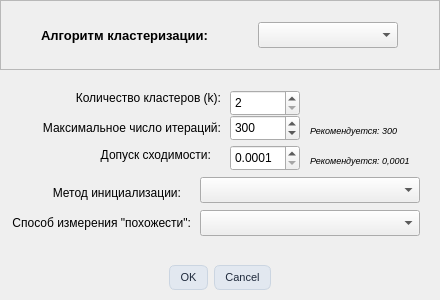
<?xml version="1.0" encoding="UTF-8"?>
<ui version="4.0">
 <class>clusterization_params_dialog</class>
 <widget class="QDialog" name="clusterization_params_dialog">
  <property name="geometry">
   <rect>
    <x>0</x>
    <y>0</y>
    <width>440</width>
    <height>300</height>
   </rect>
  </property>
  <property name="minimumSize">
   <size>
    <width>440</width>
    <height>300</height>
   </size>
  </property>
  <property name="maximumSize">
   <size>
    <width>500</width>
    <height>400</height>
   </size>
  </property>
  <property name="windowTitle">
   <string>Выбор параметров кластеризации</string>
  </property>
  <property name="styleSheet">
   <string notr="true">
    QPushButton {
        background-color: #e2e8f0;
        border: 1px solid #cbd5e1;
        border-radius: 6px;
        padding: 5px 10px;
        font-size: 11px;
        font-weight: normal;
        color: #1e293b;
    }
    QPushButton:hover {
        background-color: #cbd5e1;
    }
    QPushButton:pressed {
        background-color: #94a3b8;
    }
    QPushButton#find_optimalK_pushButton, QPushButton#get_optimal_params_pushButton {
        font-size: 10px;
        padding: 4px 8px;
    }
   </string>
  </property>
  <layout class="QVBoxLayout" name="verticalLayout">
   <property name="spacing">
    <number>0</number>
   </property>
   <property name="leftMargin">
    <number>0</number>
   </property>
   <property name="topMargin">
    <number>0</number>
   </property>
   <property name="rightMargin">
    <number>0</number>
   </property>
   <property name="bottomMargin">
    <number>0</number>
   </property>
   <item>
    <widget class="QFrame" name="frame">
     <property name="minimumSize">
      <size>
       <width>440</width>
       <height>70</height>
      </size>
     </property>
     <property name="maximumSize">
      <size>
       <width>440</width>
       <height>70</height>
      </size>
     </property>
     <property name="frameShape">
      <enum>QFrame::StyledPanel</enum>
     </property>
     <property name="frameShadow">
      <enum>QFrame::Raised</enum>
     </property>
     <layout class="QHBoxLayout" name="horizontalLayout">
      <item>
       <widget class="QLabel" name="label">
        <property name="minimumSize">
         <size>
          <width>180</width>
          <height>20</height>
         </size>
        </property>
        <property name="maximumSize">
         <size>
          <width>180</width>
          <height>20</height>
         </size>
        </property>
        <property name="font">
         <font>
          <pointsize>10</pointsize>
          <bold>true</bold>
         </font>
        </property>
        <property name="text">
         <string>Алгоритм кластеризации:</string>
        </property>
       </widget>
      </item>
      <item>
       <widget class="QComboBox" name="algorythm_comboBox">
        <property name="minimumSize">
         <size>
          <width>140</width>
          <height>26</height>
         </size>
        </property>
        <property name="maximumSize">
         <size>
          <width>140</width>
          <height>26</height>
         </size>
        </property>
        <property name="currentText">
         <string/>
        </property>
       </widget>
      </item>
     </layout>
    </widget>
   </item>
   <item>
    <widget class="QStackedWidget" name="stackedWidget">
     <property name="minimumSize">
      <size>
       <width>440</width>
       <height>185</height>
      </size>
     </property>
     <property name="maximumSize">
      <size>
       <width>440</width>
       <height>185</height>
      </size>
     </property>
     <property name="currentIndex">
      <number>0</number>
     </property>
     <widget class="QWidget" name="page">
      <widget class="QLabel" name="label_2">
       <property name="geometry">
        <rect>
         <x>70</x>
         <y>20</y>
         <width>151</width>
         <height>16</height>
        </rect>
       </property>
       <property name="text">
        <string>Количество кластеров (k):</string>
       </property>
       <property name="alignment">
        <set>Qt::AlignRight|Qt::AlignTrailing|Qt::AlignVCenter</set>
       </property>
      </widget>
      <widget class="QLabel" name="label_3">
       <property name="geometry">
        <rect>
         <x>40</x>
         <y>50</y>
         <width>181</width>
         <height>16</height>
        </rect>
       </property>
       <property name="text">
        <string>Максимальное число итераций:</string>
       </property>
       <property name="alignment">
        <set>Qt::AlignRight|Qt::AlignTrailing|Qt::AlignVCenter</set>
       </property>
      </widget>
      <widget class="QLabel" name="label_4">
       <property name="geometry">
        <rect>
         <x>30</x>
         <y>75</y>
         <width>181</width>
         <height>20</height>
        </rect>
       </property>
       <property name="layoutDirection">
        <enum>Qt::LeftToRight</enum>
       </property>
       <property name="text">
        <string>Допуск сходимости:</string>
       </property>
       <property name="alignment">
        <set>Qt::AlignRight|Qt::AlignTrailing|Qt::AlignVCenter</set>
       </property>
      </widget>
      <widget class="QDoubleSpinBox" name="tol_doubleSpinBox">
       <property name="geometry">
        <rect>
         <x>230</x>
         <y>75</y>
         <width>70</width>
         <height>26</height>
        </rect>
       </property>
       <property name="decimals">
        <number>4</number>
       </property>
       <property name="minimum">
        <double>0.000100000000000</double>
       </property>
       <property name="maximum">
        <double>0.010000000000000</double>
       </property>
       <property name="singleStep">
        <double>0.000100000000000</double>
       </property>
       <property name="value">
        <double>0.000100000000000</double>
       </property>
      </widget>
      <widget class="QSpinBox" name="maxIteration_spinBox">
       <property name="geometry">
        <rect>
         <x>230</x>
         <y>45</y>
         <width>70</width>
         <height>26</height>
        </rect>
       </property>
       <property name="minimum">
        <number>100</number>
       </property>
       <property name="maximum">
        <number>1000</number>
       </property>
       <property name="singleStep">
        <number>100</number>
       </property>
       <property name="value">
        <number>300</number>
       </property>
      </widget>
      <widget class="QLabel" name="label_5">
       <property name="geometry">
        <rect>
         <x>0</x>
         <y>115</y>
         <width>181</width>
         <height>16</height>
        </rect>
       </property>
       <property name="text">
        <string>Метод инициализации:</string>
       </property>
       <property name="alignment">
        <set>Qt::AlignRight|Qt::AlignTrailing|Qt::AlignVCenter</set>
       </property>
      </widget>
      <widget class="QComboBox" name="initialization_comboBox">
       <property name="geometry">
        <rect>
         <x>200</x>
         <y>107</y>
         <width>220</width>
         <height>26</height>
        </rect>
       </property>
      </widget>
      <widget class="QLabel" name="label_6">
       <property name="geometry">
        <rect>
         <x>10</x>
         <y>145</y>
         <width>181</width>
         <height>16</height>
        </rect>
       </property>
       <property name="text">
        <string>Способ измерения &quot;похожести&quot;:</string>
       </property>
       <property name="alignment">
        <set>Qt::AlignRight|Qt::AlignTrailing|Qt::AlignVCenter</set>
       </property>
      </widget>
      <widget class="QComboBox" name="similarityMethod_KMeans_comboBox">
       <property name="geometry">
        <rect>
         <x>200</x>
         <y>140</y>
         <width>220</width>
         <height>26</height>
        </rect>
       </property>
      </widget>
      <widget class="QLabel" name="label_7">
       <property name="geometry">
        <rect>
         <x>310</x>
         <y>80</y>
         <width>101</width>
         <height>20</height>
        </rect>
       </property>
       <property name="font">
        <font>
         <pointsize>7</pointsize>
         <italic>true</italic>
        </font>
       </property>
       <property name="text">
        <string>Рекомендуется: 0,0001</string>
       </property>
      </widget>
      <widget class="QSpinBox" name="kValue_spinBox">
       <property name="geometry">
        <rect>
         <x>230</x>
         <y>20</y>
         <width>70</width>
         <height>26</height>
        </rect>
       </property>
       <property name="minimum">
        <number>2</number>
       </property>
       <property name="maximum">
        <number>25</number>
       </property>
      </widget>
      <widget class="QLabel" name="label_11">
       <property name="geometry">
        <rect>
         <x>310</x>
         <y>50</y>
         <width>101</width>
         <height>20</height>
        </rect>
       </property>
       <property name="font">
        <font>
         <pointsize>7</pointsize>
         <italic>true</italic>
        </font>
       </property>
       <property name="text">
        <string>Рекомендуется: 300</string>
       </property>
      </widget>
     </widget>
     <widget class="QWidget" name="page_2">
      <widget class="QLabel" name="label_8">
       <property name="geometry">
        <rect>
         <x>90</x>
         <y>20</y>
         <width>191</width>
         <height>20</height>
        </rect>
       </property>
       <property name="text">
        <string>Радиус поиска соседей (eps):</string>
       </property>
       <property name="alignment">
        <set>Qt::AlignRight|Qt::AlignTrailing|Qt::AlignVCenter</set>
       </property>
      </widget>
      <widget class="QDoubleSpinBox" name="eps_doubleSpinBox">
       <property name="geometry">
        <rect>
         <x>300</x>
         <y>15</y>
         <width>70</width>
         <height>26</height>
        </rect>
       </property>
       <property name="decimals">
        <number>1</number>
       </property>
       <property name="minimum">
        <double>0.100000000000000</double>
       </property>
       <property name="maximum">
        <double>5.000000000000000</double>
       </property>
       <property name="singleStep">
        <double>0.100000000000000</double>
       </property>
       <property name="value">
        <double>0.500000000000000</double>
       </property>
      </widget>
      <widget class="QLabel" name="label_9">
       <property name="geometry">
        <rect>
         <x>25</x>
         <y>50</y>
         <width>260</width>
         <height>20</height>
        </rect>
       </property>
       <property name="text">
        <string>Мин. число точек для кластера (min_samples):</string>
       </property>
       <property name="alignment">
        <set>Qt::AlignRight|Qt::AlignTrailing|Qt::AlignVCenter</set>
       </property>
      </widget>
      <widget class="QSpinBox" name="minPoints_spinBox">
       <property name="geometry">
        <rect>
         <x>300</x>
         <y>45</y>
         <width>70</width>
         <height>26</height>
        </rect>
       </property>
       <property name="minimum">
        <number>2</number>
       </property>
       <property name="maximum">
        <number>50</number>
       </property>
      </widget>
      <widget class="QLabel" name="label_10">
       <property name="geometry">
        <rect>
         <x>10</x>
         <y>130</y>
         <width>181</width>
         <height>20</height>
        </rect>
       </property>
       <property name="text">
        <string>Способ измерения &quot;похожести&quot;:</string>
       </property>
       <property name="alignment">
        <set>Qt::AlignRight|Qt::AlignTrailing|Qt::AlignVCenter</set>
       </property>
      </widget>
      <widget class="QComboBox" name="similarityMethod_DBSCAN_comboBox">
       <property name="geometry">
        <rect>
         <x>200</x>
         <y>127</y>
         <width>210</width>
         <height>26</height>
        </rect>
       </property>
      </widget>
      <widget class="QPushButton" name="get_optimal_params_pushButton">
       <property name="geometry">
        <rect>
         <x>50</x>
         <y>80</y>
         <width>340</width>
         <height>27</height>
        </rect>
       </property>
       <property name="minimumSize">
        <size>
         <width>340</width>
         <height>27</height>
        </size>
       </property>
       <property name="text">
        <string>Подобрать оптимальные min_samples и eps</string>
       </property>
      </widget>
     </widget>
    </widget>
   </item>
   <item>
    <widget class="QDialogButtonBox" name="buttonBox">
     <property name="minimumSize">
      <size>
       <width>440</width>
       <height>45</height>
      </size>
     </property>
     <property name="maximumSize">
      <size>
       <width>440</width>
       <height>45</height>
      </size>
     </property>
     <property name="orientation">
      <enum>Qt::Horizontal</enum>
     </property>
     <property name="standardButtons">
      <set>QDialogButtonBox::Cancel|QDialogButtonBox::Ok</set>
     </property>
     <property name="centerButtons">
      <bool>true</bool>
     </property>
    </widget>
   </item>
  </layout>
 </widget>
 <resources/>
 <connections>
  <connection>
   <sender>buttonBox</sender>
   <signal>accepted()</signal>
   <receiver>clusterization_params_dialog</receiver>
   <slot>accept()</slot>
   <hints>
    <hint type="sourcelabel">
     <x>248</x>
     <y>254</y>
    </hint>
    <hint type="destinationlabel">
     <x>157</x>
     <y>274</y>
    </hint>
   </hints>
  </connection>
  <connection>
   <sender>buttonBox</sender>
   <signal>rejected()</signal>
   <receiver>clusterization_params_dialog</receiver>
   <slot>reject()</slot>
   <hints>
    <hint type="sourcelabel">
     <x>316</x>
     <y>260</y>
    </hint>
    <hint type="destinationlabel">
     <x>286</x>
     <y>274</y>
    </hint>
   </hints>
  </connection>
 </connections>
</ui>
